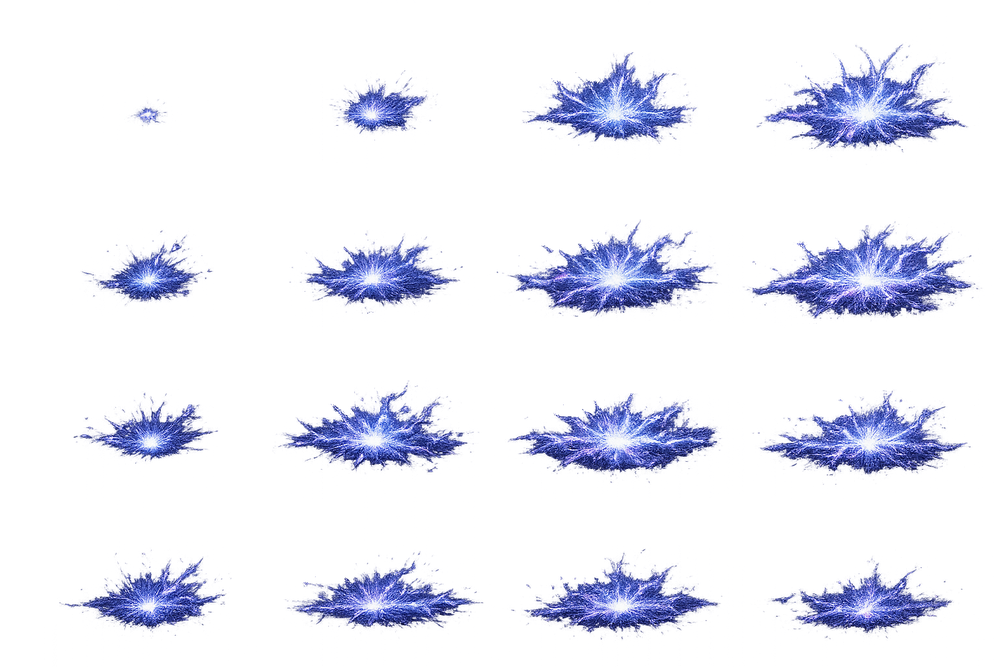
#> input picture client/VFX _1/EMP Strike skill.png, 1000 x 667 px, shrunk from 1536 x 1024 before the run, found by its file name
$ python remove_numbers.py
#> lines starting #> are read from the running program, lines starting #| are printed output that depends on the picture
"""
Remove frame-number watermarks from sprite sheets.
Strategy: for each cell, scan the top-left patch area and zero the alpha of
pixels that match the neutral-gray digit watermark (medium brightness, low
saturation). Dark smoke and bright sparks are left untouched.

Usage:
  python remove_numbers.py emp_strike
  python remove_numbers.py all
"""
from PIL import Image
import numpy as np
import os, sys, shutil

SRC_DIR = r"C:\Work\stellar-drift\client\VFX _1"
OUT_DIR = r"C:\Work\stellar-drift\client\VFX _1\cleaned"

# Effects where content fills the top-left corner at full size — skip, handle manually
SKIP = {"engine_particle"}

GRIDS = {
    "EMP Strike skill.png":          ("emp_strike",        4, 4, 16),
    "Engine particle.png":           ("engine_particle",   3, 4, 12),
    "Hull hit.png":                  ("hull_hit",          4, 3, 12),
    "Laser beam1.png":               ("laser_beam1",       4, 3, 12),
    "Laser beam2.png":               ("laser_beam2",       4, 2,  8),
    "Plasma bolt.png":               ("plasma_bolt",       4, 4, 16),
    "plasma burst skill effect.png": ("plasma_burst",      4, 3, 12),
    "Repair Pulse skill.png":        ("repair_pulse",      4, 4, 16),
    "Targeting reticle.png":         ("targeting_reticle", 2, 3,  6),
}

# Patch region covering digit in top-left of each cell (conservative max).
PATCH_W = 160
PATCH_H = 150


def erase_digit(cell_arr, pw, ph):
    """
    Zero alpha for digit-watermark pixels in the top-left patch.

    Digits are neutral gray overlaid on a transparent background.
    Original PNGs store transparent-pixel RGB as (0,0,0), so sampling a
    background colour always returns black — unreliable.  Instead detect
    digits by their photometric properties:
      brightness  80-200  (above dark smoke, below bright sparks)
      saturation  <= 40   (neutral gray, not coloured explosion content)
    """
    h, w = cell_arr.shape[:2]
    pw = min(pw, w // 2)
    ph = min(ph, h // 2)

    patch = cell_arr[:ph, :pw, :]
    rgb = patch[:, :, :3].astype(float)
    brightness = rgb.max(axis=-1)
    saturation = rgb.max(axis=-1) - rgb.min(axis=-1)

    is_digit = (
        (patch[:, :, 3] > 0) &
        (brightness >= 80) & (brightness <= 200) &
        (saturation <= 40)
    )
    patch[:, :, 3] = np.where(is_digit, 0, patch[:, :, 3])
    return int(is_digit.sum())


def process(folder_name):
#> called with folder_name = 'emp_strike'
    src_entry = None
    for fname, (fold, nc, nr, nframes) in GRIDS.items():
        if fold == folder_name:
            src_entry = (fname, fold, nc, nr, nframes)
            break
    if not src_entry:
        print(f"  Unknown: {folder_name}"); return

    fname, folder, nc, nr, nframes = src_entry
    src_path = os.path.join(SRC_DIR, fname)

    if folder in SKIP:
        os.makedirs(OUT_DIR, exist_ok=True)
        shutil.copy2(src_path, os.path.join(OUT_DIR, fname))
        print(f"\n[ {folder} ]  SKIPPED — copied original to cleaned/")
        return os.path.join(OUT_DIR, fname)

    print(f"\n[ {folder} ]  {nc}x{nr}  {fname}")

    img = Image.open(src_path).convert("RGBA")
#> img is the input picture: PIL image 1000x667 RGBA; mean R, G, B, A 20.7, 22.5, 39.8, 33.4
    arr = np.array(img).copy()
    W, H = img.size
#> W = 1000; H = 667
    xs = [int(round(i * W / nc)) for i in range(nc + 1)]
#> xs = [0, 250, 500, 750, 1000]
    ys = [int(round(j * H / nr)) for j in range(nr + 1)]
#> ys = [0, 167, 334, 500, 667]

    total_erased = 0
    for idx in range(nframes):
        r, c = divmod(idx, nc)
        x0, x1 = xs[c], xs[c + 1]
        y0, y1 = ys[r], ys[r + 1]
        cell = arr[y0:y1, x0:x1, :]
        n = erase_digit(cell, PATCH_W, PATCH_H)
        total_erased += n
        if idx < 4:
            print(f"  frame {idx:02d}  erased_pixels={n}")
#> this loop made 16 passes
#> (n, total_erased) on passes 1 to 12: (0, 0), (5, 5), (30, 35), (32, 67), (2, 69), (23, 92), (21, 113), (32, 145), (19, 164), (32, 196), (20, 216), (21, 237)
#|   frame 00  erased_pixels=0
#|   frame 01  erased_pixels=5
#|   frame 02  erased_pixels=30
#|   frame 03  erased_pixels=32
#> pass 1, in process, `cell = arr[y0:y1, x0:x1, :]`:
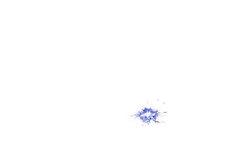
#> cell: shape (167, 250, 4); mean R, G, B, A 2.4, 2.8, 4, 1.3; transparent parts drawn white
#> pass 1, in erase_digit, `rgb = patch[:, :, :3].astype(float)`:
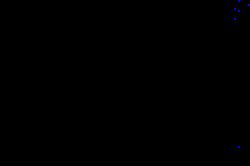
#> rgb: shape (83, 125, 3) float64 (shown 2 times larger); mean R, G, B 0, 0, 0.1
#> after the loop:
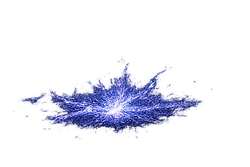
#> cell: shape (167, 250, 4); mean R, G, B, A 17.2, 18.3, 33.5, 28.6; transparent parts drawn white
#> after the loop, total_erased = 350

    print(f"  Total erased: {total_erased} pixels across {nframes} frames")
#|   Total erased: 350 pixels across 16 frames
    os.makedirs(OUT_DIR, exist_ok=True)
    out_path = os.path.join(OUT_DIR, fname)
    Image.fromarray(arr).save(out_path)
    print(f"  Saved: cleaned/{fname}")
    return out_path


targets = sys.argv[1:] if len(sys.argv) > 1 else ["emp_strike"]
if targets == ["all"]:
    targets = [fold for _, (fold, *_) in GRIDS.items()]

for t in targets:
    process(t)

print("\nDone!")
